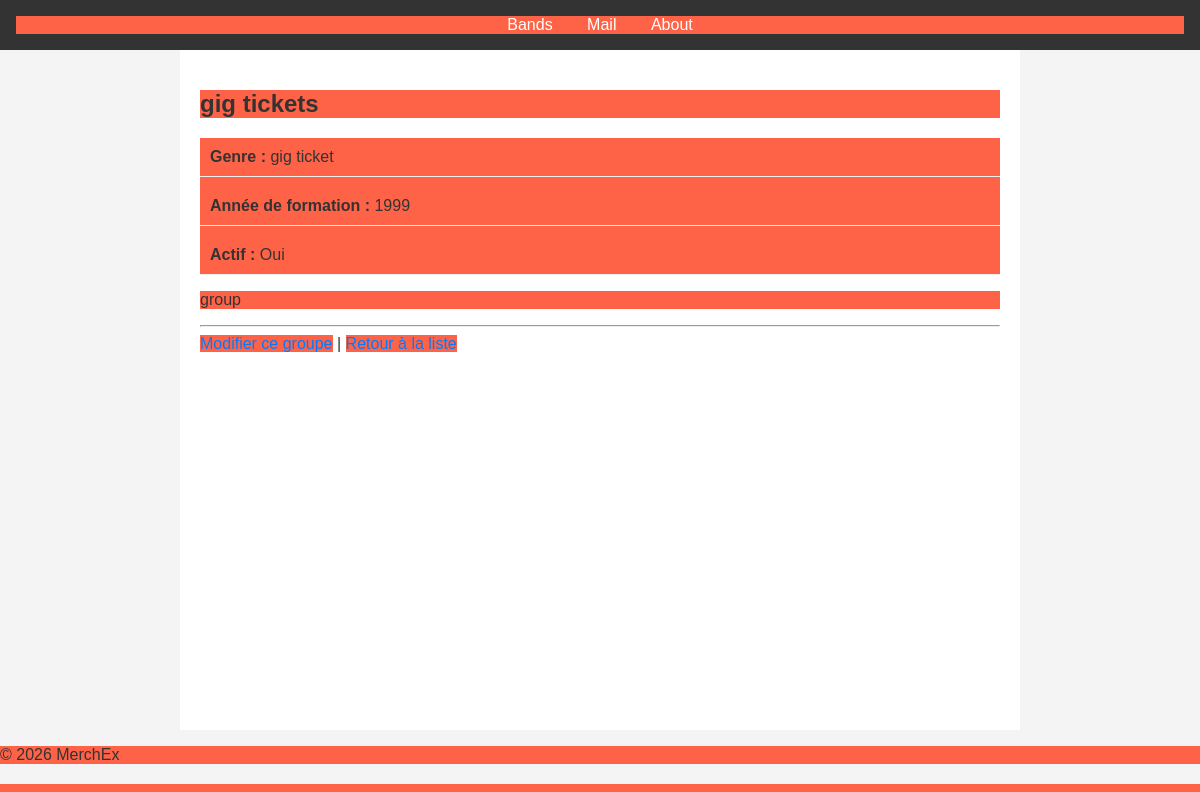
The page /bands/7/ on the database its author committed.
### listings/models.py (models this page shows, shortened)
class Band(models.Model):
    created_at = models.DateTimeField(null=True, blank=True)
    class Genre(models.TextChoices):
        HIP_HOP = 'HH', 'Hip Hop'
        SYNTH_POP = 'SP', 'Synth Pop'
        ALTERNATIVE_ROCK = 'AR', 'Alternative Rock'
    name = models.CharField(max_length=1000)
    genre = models.CharField(max_length=50, choices=Genre.choices, default=Genre.HIP_HOP)
    biography = models.TextField(max_length=1000) # TextField is better for long text
    year_formed = models.fields.IntegerField(
        validators=[MinValueValidator(1900), MaxValueValidator(2029)]
    )
    active = models.BooleanField(default=True)
    official_homepage = models.URLField(null=True, blank=True)

### listings/views.py (the view)
# urls.py: path('bands/<int:id>/', views.band_detail, name='band-detail'),
def band_detail(request, id):
    band = get_object_or_404(Band, pk=id)
    return render(
        request,
        'listings/band_detail.html',
        {'band': band}
    )

### listings/templates/listings/band_detail.html (shortened to what this page needs)
{% extends 'listings/base.html' %}
{% block content %}
  <h2>{{ band.name }}</h2>
  <ul>
    <li><strong>Genre :</strong> {{ band.get_genre_display }}</li>
    <li><strong>Année de formation :</strong> {{ band.year_formed }}</li>
    <li><strong>Actif :</strong> {{ band.active|yesno:"Oui,Non" }}</li>
  </ul>
  <p>{{ band.biography|linebreaks }}</p>
  <hr>
  <a href="{% url 'listings:band-update' band.id %}">Modifier ce groupe</a> |
  <a href="{% url 'listings:band-list' %}">Retour à la liste</a>
{% endblock %}

### listings/static/listings/styles.css (style rules this page uses)
ul { list-style-type: none; padding: 0; }
li { margin-bottom: 10px; padding: 10px; border-bottom: 1px solid #eee; }
a { color: #007bff; text-decoration: none; }
* { background: tomato }

### rows shown on the page
Band: name "gig tickets", genre "gig ticket", year_formed "1999", active "Oui", biography "group"
